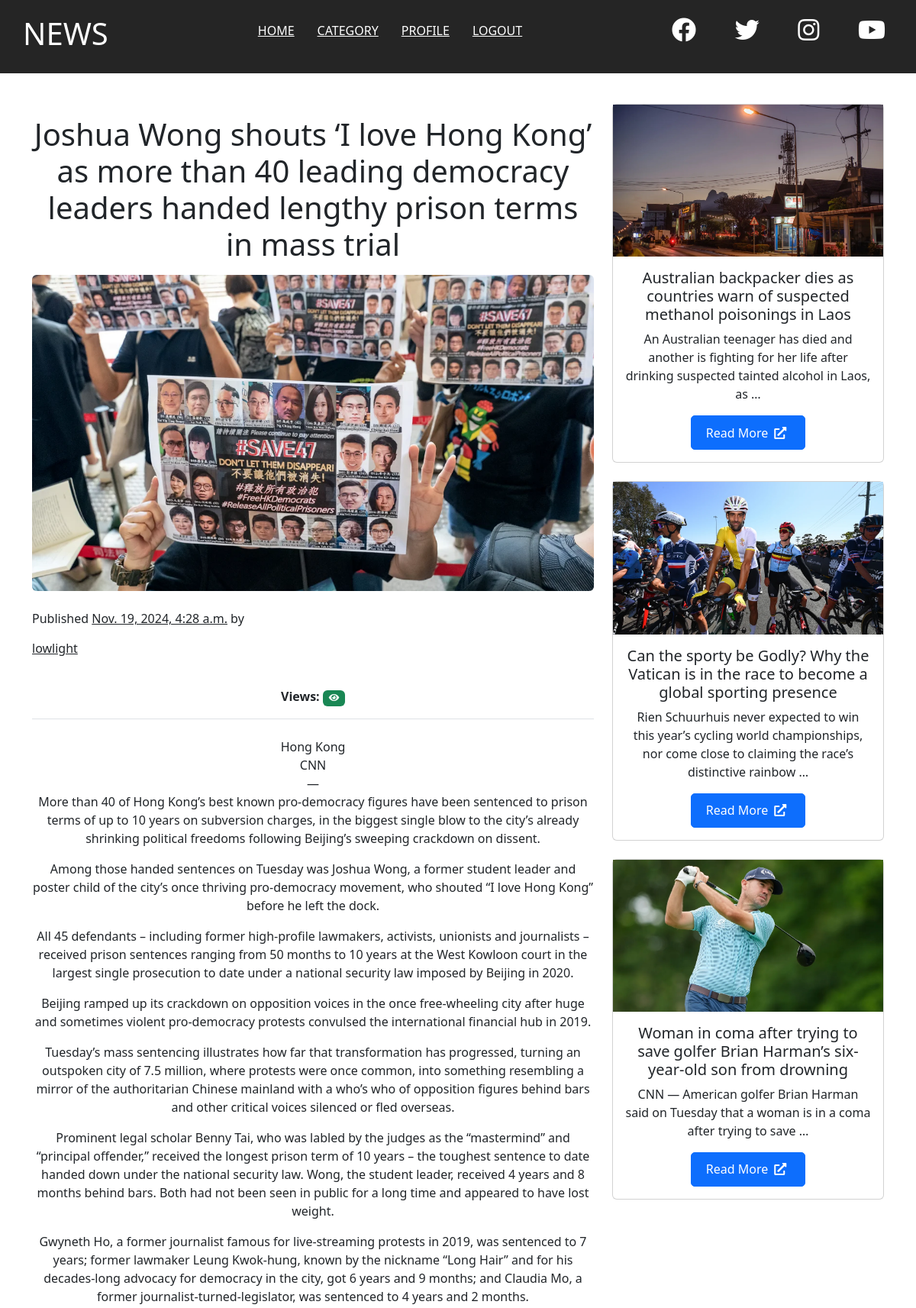
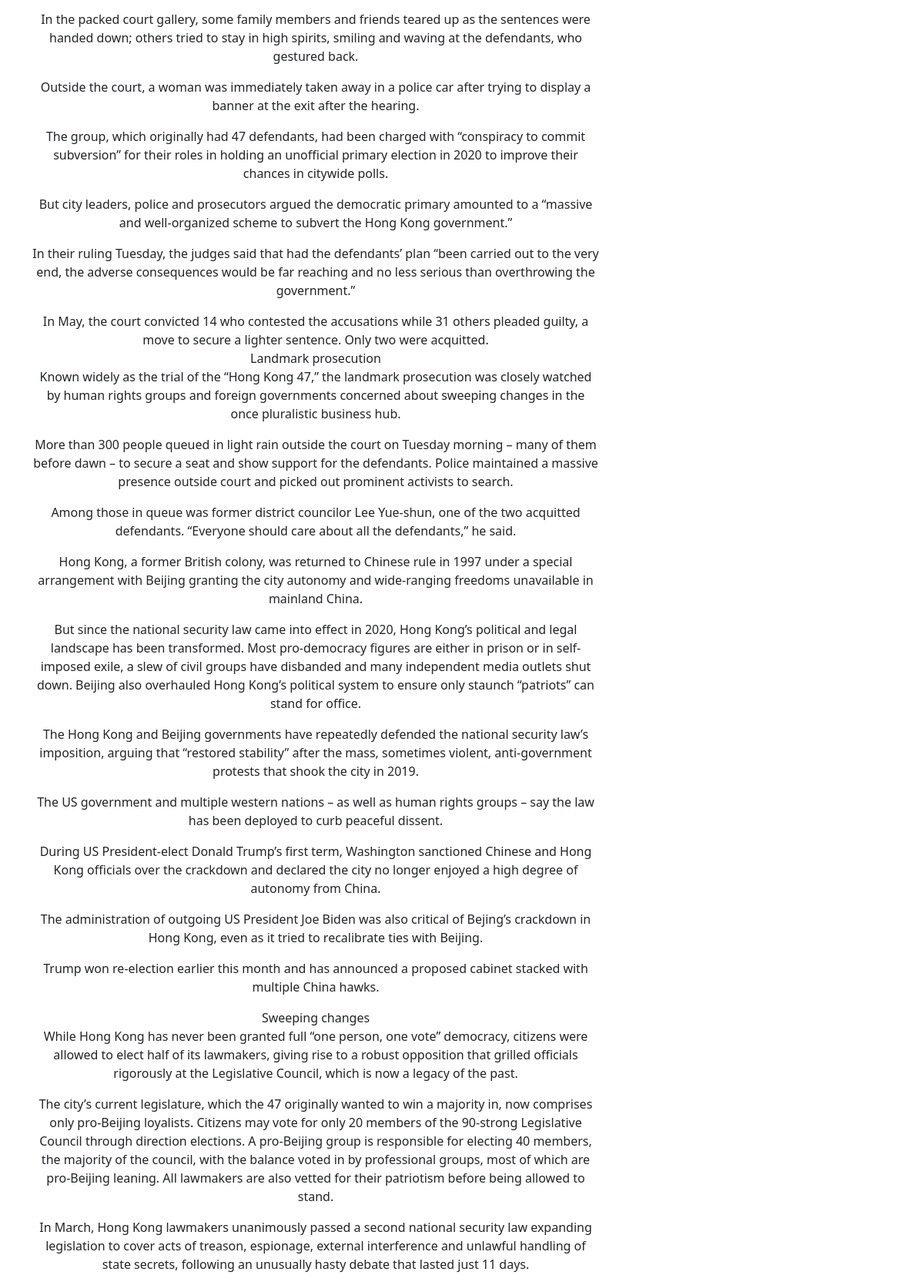
The app's page /news/4/ (signed in, upper part) with its own data (2 pictures, top to bottom).
### news/models.py (models this page shows, shortened)
class News(models.Model):
    class Status(models.TextChoices):
        DRAFT = 'DF','Draft'
        PUBLISHED = 'PB','Published'
    author = models.ForeignKey(settings.AUTH_USER_MODEL,on_delete=models.CASCADE,related_name='news_post')
    category = models.ForeignKey(Category,related_name='news',on_delete=models.CASCADE)
    title = models.CharField(max_length=255)
    slug = models.SlugField(max_length=255)
    text = models.TextField()
    publish = models.DateTimeField(default=timezone.now)
    created = models.DateTimeField(auto_now_add=True)
    updated = models.DateTimeField(auto_now=True)
    status = models.CharField(max_length=2,choices=Status.choices,default=Status.DRAFT)
    objects = models.Manager()
    published = PublishedManager()
    class Meta:
        ordering = ['-publish']
        indexes = [
            models.Index(fields=['id','slug']),
            models.Index(fields=['title']),
            models.Index(fields=['-publish']),
        ]

class NewsAttachment(models.Model):
    news = models.ForeignKey(News, related_name='attachments', on_delete=models.CASCADE)
    photo = models.ImageField(upload_to="user/%Y/%m/%d/",blank=True)
    caption = models.CharField(max_length=255, blank=True, null=True)

### news/views.py (the view)
# urls.py: path('<int:id>/', views.news_detail, name='news_detail'),
@login_required
def news_detail(request, id):
    latest_news = News.published.prefetch_related('attachments').all()[:3]
    news = get_object_or_404(News, id=id, status=News.Status.PUBLISHED)
    comments = news.comments.filter(active=True)
    form = CommentForm()
    user_key = f"user:{request.user.id}" if request.user.is_authenticated else f"anon:{request.session.session_key}"
    news_views_key = f"news:{id}:views"
    r.sadd(news_views_key, user_key)
    views = r.scard(news_views_key)
    return render(request, 'news/detail.html', {'news': news, 'comments': comments, 'form': form,'latest_news':latest_news,'views':views})

### news/models.py (called while the page is built)
    def get_queryset(self) -> models.QuerySet:
        return super().get_queryset().filter(status=News.Status.PUBLISHED)

### news/templates/news/detail.html (shortened to what this page needs)
{% extends "news/base.html" %}
{% block content %}
{% load bootstrap5 %}
{% bootstrap_css %}
<link rel="stylesheet" href="https://cdnjs.cloudflare.com/ajax/libs/font-awesome/5.15.4/css/all.min.css">
<p style="color:white">
</p>
<main class="center">
    <div class="container">
      <div class="row">
        <div class="col-md-8 mb-4">
          <section class="border-bottom mb-4">
            <p>
                <h1>{{ news.title }}</h1>
            </p>
            {% with news.attachments.first as attachment %}
            {% if attachment and attachment.photo %}
            <img src="{{ attachment.photo.url }}" class="img-fluid shadow-1-strong rounded mb-4"
            alt="{{ attachment.caption }}" />
            {%endif%}
            {%endwith%}
            <div class="row align-items-center mb-4">
              <div class="col-lg-6 text-center text-lg-start mb-3 m-lg-0">
                <span> Published <u>{{news.publish}}</u> by</span>
                <a href="" class="text-dark">{{news.author}}</a>
              </div>
            </div>
            <p><strong>Views:</strong>
              <span class="badge bg-success">
                  <i class="fas fa-eye"></i> {{ views }}
              </span>
           </p>
          </section>
          <section>
            <p>
                {{ news.text|linebreaks }}
            </p>
          </section>
      </div>
        <div class="col-md-4 mb-4">
          <section class="text-center" style="top: 80px;">
            {% for news in latest_news %}
              <div class="card mb-4">
                {% with news.attachments.first as attachment %}
                {% if attachment and attachment.photo %}
                  <div class="bg-image hover-overlay" data-mdb-ripple-init>
                    <img
                      src="{{ attachment.photo.url }}"
                      class="img-fluid" alt="Tengrinews Image"
                      style="max-height: 200px; object-fit: cover; width: 100%;" />
                  </div>
                {% endif %}
                {% endwith %}
                <div class="card-body">
                  <h5 class="card-title">{{ news.title }}</h5>
                  <p class="card-text">{{ news.text|truncatewords:20 }}</p>
                  <a href="{% url 'news:news_detail' news.id %}" target="_blank"
                     class="btn btn-primary">
                    Read More<i class="fas fa-external-link-alt ms-2"></i>
                  </a>
                </div>
              </div>
            {% endfor %}
          </section>
        </div>
      </div>
    </div>
  </main>
{% endblock %}

### news/static/css/basic.css (style rules this page uses)
* { box-sizing: border-box; padding: 0; margin: 0; }
:root { --heading: 'Montserrat', sans-serif; }
body { font-family: 'Raleway', sans-serif; background: #fff; }
img { width: 100%; }
a { text-decoration: none; color: #000; }
main a { padding: 15px 0; display: block; transition: all 0.5s; }
main span { transition: padding-left 0.5s; }
@media (min-width: 992px) { main { display: grid; grid-template-columns: repeat(2, 1fr); } }

### news/templates/news/detail.html (style rules this page uses)
.center { display: flex; justify-content: center; align-items: center; min-height: 100vh; text-align: center; flex-direction: column; }
.btn { display: inline-flex; align-items: center; justify-content: center; width: 150px; height: 45px; font-size: 16px; padding: 5px 10px; border-radius: 5px; }
.btn i { margin-right: 5px; }

### records on screen
News: title "Joshua Wong shouts ‘I love Hong Kong’ as more than 40 leading democracy leaders handed lengthy prison terms in mass trial", publish "Nov. 19, 2024, 4:28 a.m.", author "lowlight", text "Hong Kong CNN — More than 40 of Hong Kong’s best known pro-democracy figures have been sentenced to prison terms of up to 10 years on subversion charges, in the biggest single blow to the city’s already shrinking political freedoms following Beijing’s sweeping crackdown on dissent. Among those handed sentences on Tuesday was Joshua Wong, a former student leader and poster child of the city’s once thriving pro-democracy movement, who shouted “I love Hong Kong” before he left the dock. All 45 defendants – including former high-profile lawmakers, activists, unionists and journalists – received prison sentences ranging from 50 months to 10 years at the West Kowloon court in the largest single…"
NewsAttachment: photo (picture)
News: attachments.first.photo (picture), title "Australian backpacker dies as countries warn of suspected methanol poisonings in Laos", text "An Australian teenager has died and another is fighting for her life after drinking suspected tainted alcohol in Laos, as …"
News: attachments.first.photo (picture), title "Can the sporty be Godly? Why the Vatican is in the race to become a global sporting presence", text "Rien Schuurhuis never expected to win this year’s cycling world championships, nor come close to claiming the race’s distinctive rainbow …"
News: attachments.first.photo (picture), title "Woman in coma after trying to save golfer Brian Harman’s six-year-old son from drowning", text "CNN — American golfer Brian Harman said on Tuesday that a woman is in a coma after trying to save …"
